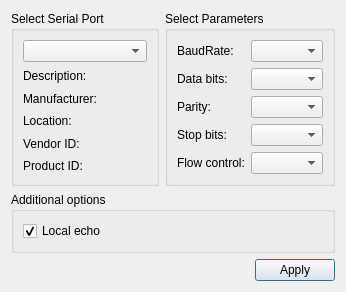
<?xml version="1.0" encoding="UTF-8"?>
<ui version="4.0">
 <class>SettingsDialog</class>
 <widget class="QDialog" name="SettingsDialog">
  <property name="geometry">
   <rect>
    <x>0</x>
    <y>0</y>
    <width>346</width>
    <height>262</height>
   </rect>
  </property>
  <property name="windowTitle">
   <string>Конфигурация порта</string>
  </property>
  <layout class="QGridLayout" name="gridLayout_3">
   <item row="0" column="1">
    <widget class="QGroupBox" name="parametersBox">
     <property name="title">
      <string>Select Parameters</string>
     </property>
     <layout class="QGridLayout" name="gridLayout_2">
      <item row="0" column="0">
       <widget class="QLabel" name="baudRateLabel">
        <property name="text">
         <string>BaudRate:</string>
        </property>
       </widget>
      </item>
      <item row="0" column="1">
       <widget class="QComboBox" name="baudRateBox"/>
      </item>
      <item row="1" column="0">
       <widget class="QLabel" name="dataBitsLabel">
        <property name="text">
         <string>Data bits:</string>
        </property>
       </widget>
      </item>
      <item row="1" column="1">
       <widget class="QComboBox" name="dataBitsBox"/>
      </item>
      <item row="2" column="0">
       <widget class="QLabel" name="parityLabel">
        <property name="text">
         <string>Parity:</string>
        </property>
       </widget>
      </item>
      <item row="2" column="1">
       <widget class="QComboBox" name="parityBox"/>
      </item>
      <item row="3" column="0">
       <widget class="QLabel" name="stopBitsLabel">
        <property name="text">
         <string>Stop bits:</string>
        </property>
       </widget>
      </item>
      <item row="3" column="1">
       <widget class="QComboBox" name="stopBitsBox"/>
      </item>
      <item row="4" column="0">
       <widget class="QLabel" name="flowControlLabel">
        <property name="text">
         <string>Flow control:</string>
        </property>
       </widget>
      </item>
      <item row="4" column="1">
       <widget class="QComboBox" name="flowControlBox"/>
      </item>
     </layout>
    </widget>
   </item>
   <item row="0" column="0">
    <widget class="QGroupBox" name="selectBox">
     <property name="title">
      <string>Select Serial Port</string>
     </property>
     <layout class="QGridLayout" name="gridLayout">
      <item row="0" column="0">
       <widget class="QComboBox" name="serialPortInfoListBox"/>
      </item>
      <item row="1" column="0">
       <widget class="QLabel" name="descriptionLabel">
        <property name="text">
         <string>Description:</string>
        </property>
       </widget>
      </item>
      <item row="2" column="0">
       <widget class="QLabel" name="manufacturerLabel">
        <property name="text">
         <string>Manufacturer:</string>
        </property>
       </widget>
      </item>
      <item row="3" column="0">
       <widget class="QLabel" name="locationLabel">
        <property name="text">
         <string>Location:</string>
        </property>
       </widget>
      </item>
      <item row="4" column="0">
       <widget class="QLabel" name="vidLabel">
        <property name="text">
         <string>Vendor ID:</string>
        </property>
       </widget>
      </item>
      <item row="5" column="0">
       <widget class="QLabel" name="pidLabel">
        <property name="text">
         <string>Product ID:</string>
        </property>
       </widget>
      </item>
     </layout>
     <zorder>descriptionLabel</zorder>
     <zorder>manufacturerLabel</zorder>
     <zorder>locationLabel</zorder>
     <zorder>vidLabel</zorder>
     <zorder>pidLabel</zorder>
     <zorder>serialPortInfoListBox</zorder>
    </widget>
   </item>
   <item row="2" column="0" colspan="2">
    <layout class="QHBoxLayout" name="horizontalLayout">
     <item>
      <spacer name="horizontalSpacer">
       <property name="orientation">
        <enum>Qt::Horizontal</enum>
       </property>
       <property name="sizeHint" stdset="0">
        <size>
         <width>96</width>
         <height>20</height>
        </size>
       </property>
      </spacer>
     </item>
     <item>
      <widget class="QPushButton" name="applyButton">
       <property name="text">
        <string>Apply</string>
       </property>
      </widget>
     </item>
    </layout>
   </item>
   <item row="1" column="0" colspan="2">
    <widget class="QGroupBox" name="additionalOptionsGroupBox">
     <property name="title">
      <string>Additional options</string>
     </property>
     <layout class="QVBoxLayout" name="verticalLayout">
      <item>
       <widget class="QCheckBox" name="localEchoCheckBox">
        <property name="text">
         <string>Local echo</string>
        </property>
        <property name="checked">
         <bool>true</bool>
        </property>
       </widget>
      </item>
     </layout>
    </widget>
   </item>
  </layout>
 </widget>
 <resources/>
 <connections/>
</ui>
